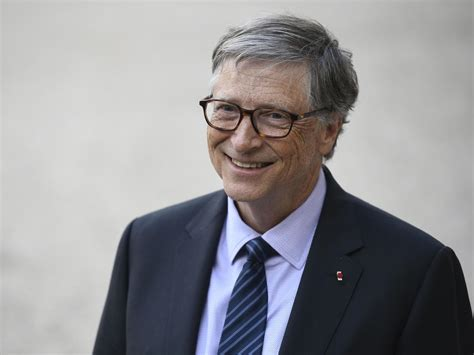
#> input picture iu.jpeg, 474 x 355 px
$ python opencv6.py
#> lines starting #> are read from the running program, lines starting #| are printed output that depends on the picture; after the words box and inside, x2 and y2 are one past the last pixel; in counts of white or black regions, pixels touching at a corner belong together
#Here we are going to work with Gaussian adaptive thresholding
#adaptive thresholding is used when we want to apply thresholding for a small region
#when lighting conditions in image change from point to point we use adaptive thresholding
#hence we get different thrsholding values for different regions in the same image
import cv2
import numpy as np


img=cv2.imread('iu.jpeg')
#> img is the input picture: shape (355, 474, 3); mean B, G, R 146.9, 143.7, 144.4


#here you can see that images from thresh1 and thresh2 are not good as they are thresholding globally
ret,thresh1=cv2.threshold(img,12,255,cv2.THRESH_BINARY)
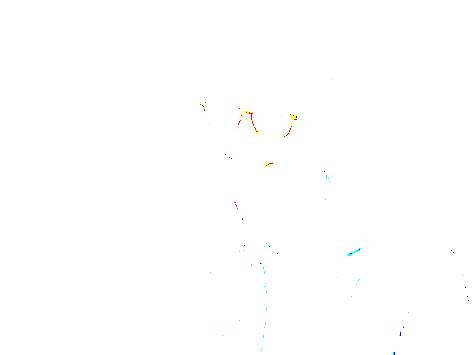
#> thresh1: shape (355, 474, 3); mean B, G, R 254.8, 254.9, 254.8

greyscaled=cv2.cvtColor(img,cv2.COLOR_BGR2GRAY)
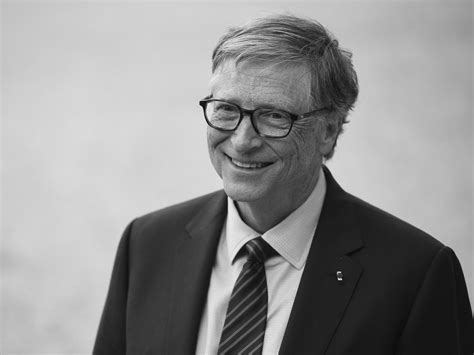
#> greyscaled: shape (355, 474); min 4, max 240, mean 144.4

ret,thresh2=cv2.threshold(img,12,255,cv2.THRESH_BINARY)


#=======================================================
#                 Adaptive thresholding
#=======================================================

#adaptiveThreshold()
#Use:
'''For applying thresholding to a smaller region instead of applying it to whole image'''
#Parameters:
'''
(1)img
(3)max_val
(4)adaptiveMethod :
(5) thresholdType: The type of thresholding to be applied.
(6) blockSize: Size of a pixel neighborhood that is used to calculate a threshold value.
(7) constant: A constant value that is subtracted from the mean or weighted
sum of the neighbourhood pixels.
'''

#cv2.ADAPTIVE_THRESH_GAUSSIAN_C:
'''Threshold Value = (Gaussian-weighted sum of the neighbourhood values – constant value).
The threshold value T(x,y) is weighted sum of the blocksize*blocksize  neighborhood minus C
where c is a constant
'''
gaus=cv2.adaptiveThreshold(greyscaled,255,cv2.ADAPTIVE_THRESH_GAUSSIAN_C,cv2.THRESH_BINARY,115,1)
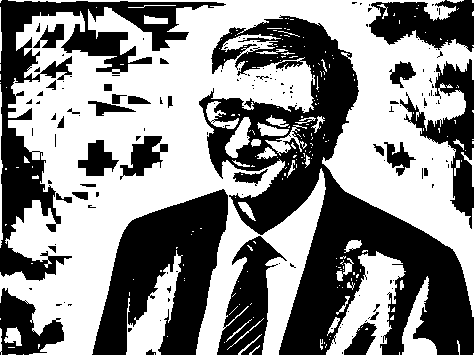
#> gaus: shape (355, 474); 54.1% white; 151 black regions (117 under 20 px), largest, box (x1, y1, x2, y2) and area: (199, 15, 474, 355) 32541, (0, 0, 226, 281) 12765, (92, 189, 228, 355) 12674

#=======================================================
#                 Output Images to screen
#=======================================================

cv2.imshow('original',img)

cv2.imshow('thresh1',thresh1)

cv2.imshow('thresh2',thresh2)

#image with gaussian adaptive thresholding gives good result as it is thresholded locally
cv2.imshow('gaussian',gaus)

cv2.waitKey(0)
cv2.destroyAllWindows()
